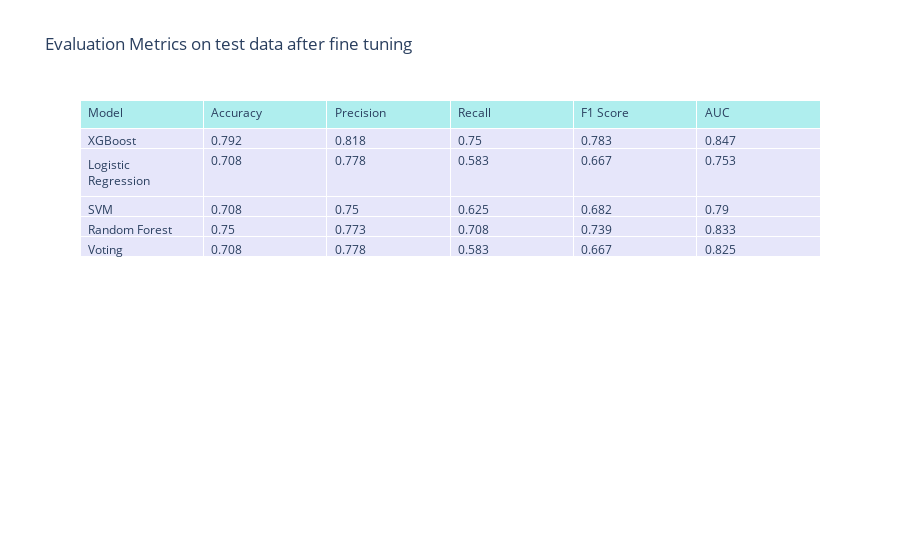

The cell this chart's notebook holds for it:
### Markdown cell above
### Test data

### Code cell
metrics_test_tuned = get_model_metrics(classifiers_tuned, X_train, y_train, X_test, y_test)
plot_metrics_table(metrics_test_tuned, title="Evaluation Metrics on test data after fine tuning")

### Figure 1 — Plotly figure (JSON) as saved in the notebook; plotly's stock layout.template omitted (floating-point values rounded to 4 significant figures)
{"data": [{"cells": {"align": "left", "fill": {"color": "lavender"}, "values": [["XGBoost", "Logistic Regression", "SVM", "Random Forest", "Voting"], [0.792, 0.708, 0.708, 0.75, 0.708], [0.818, 0.778, 0.75, 0.773, 0.778], [0.75, 0.583, 0.625, 0.708, 0.583], [0.783, 0.667, 0.682, 0.739, 0.667], [0.847, 0.753, 0.79, 0.833, 0.825]]}, "header": {"align": "left", "fill": {"color": "paleturquoise"}, "values": ["Model", "Accuracy", "Precision", "Recall", "F1 Score", "AUC"]}, "type": "table"}], "layout": {"title": {"text": "Evaluation Metrics on test data after fine tuning"}}}
